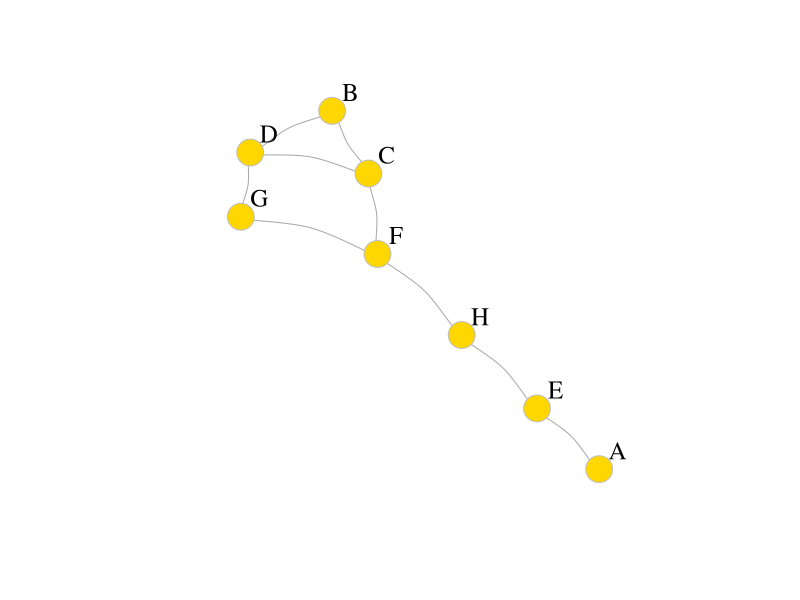
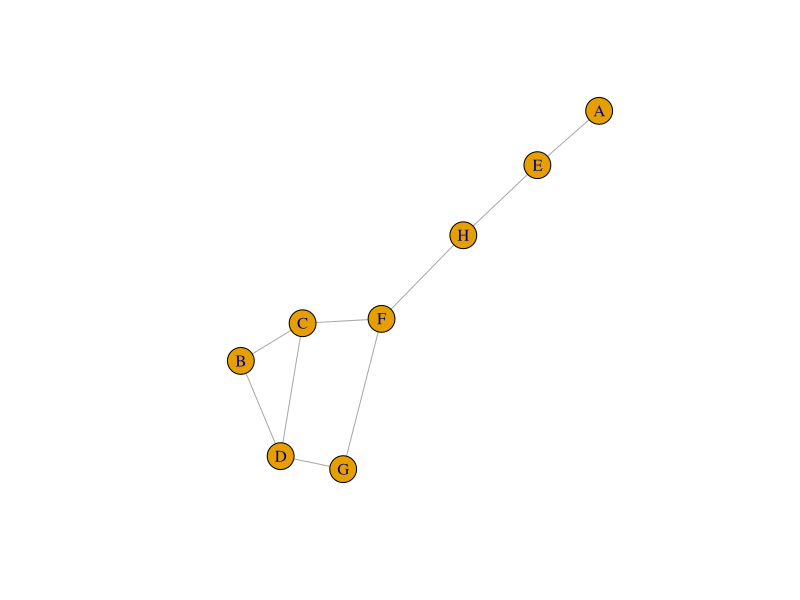
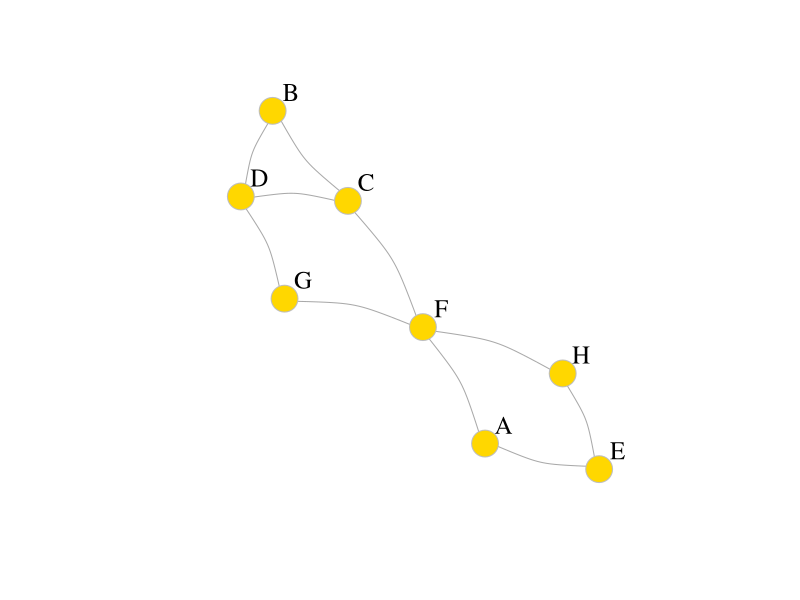
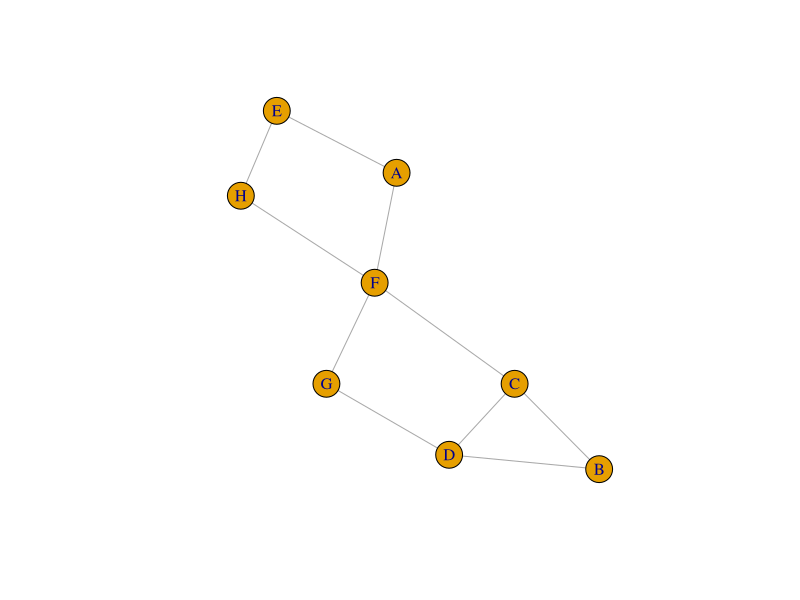
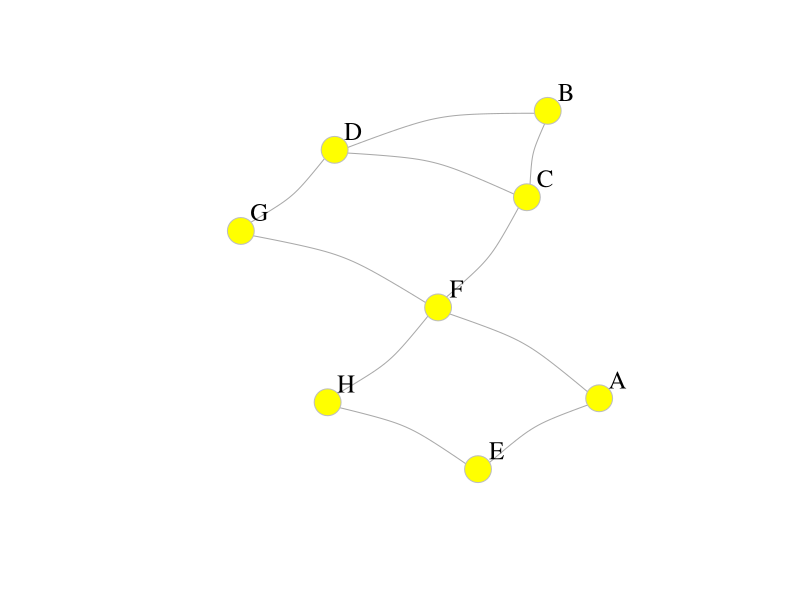
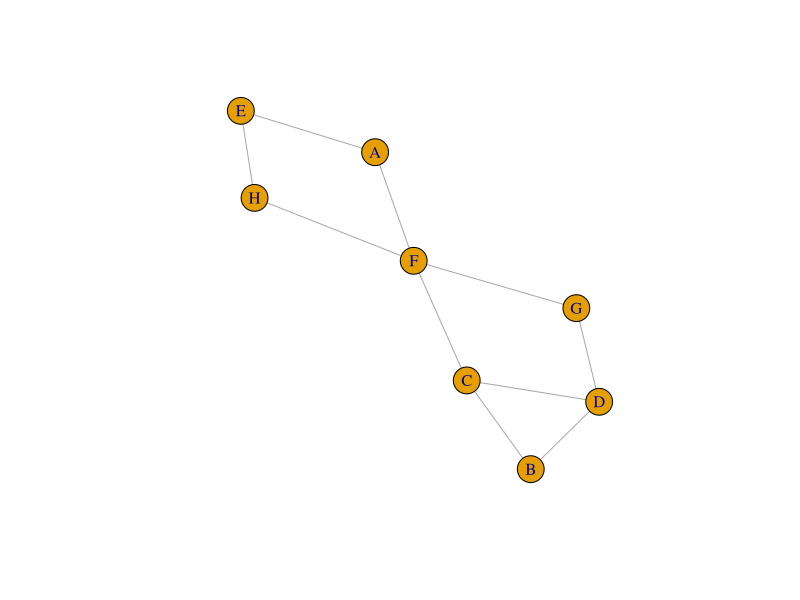
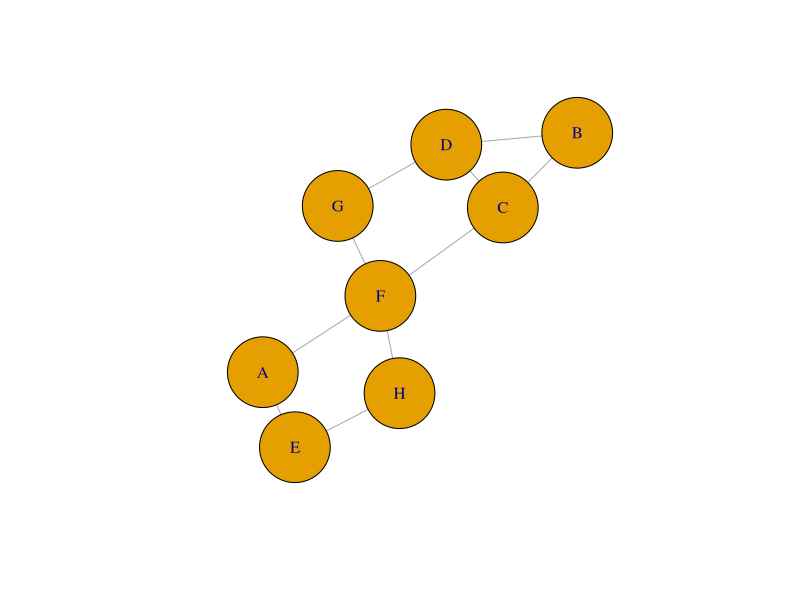
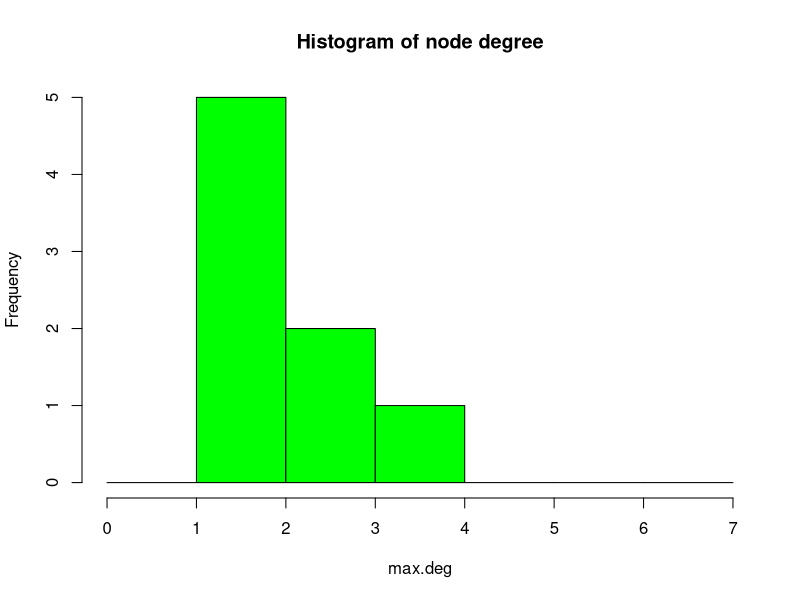

Write R code to recreate these figures, in order.
## ---- chunk 1

library(igraph)          # load a package

## 1 & 2) Enter it as a graph G & connecting nodes A and F
G00 <- graph(edges=c('D','C','G','D','G','F','F','C','D','B','H','F','E','A','H','E',
                   'C','B' ), directed=F) 
plot(G00, vertex.color="gold", vertex.size=15, 
     vertex.frame.color="gray", vertex.label.color="black", 
     vertex.label.cex=1.5, vertex.label.dist=2, edge.curved=0.2)
## ---- chunk 2
plot(G00)
## ---- chunk 3
G <- graph(edges=c('D','C','G','D','G','F','F','C','D','B','H','F','E','A','H','E','F'
                   ,'A','C','B' ), directed=F) 
plot(G, vertex.color="gold", vertex.size=15, 
     vertex.frame.color="gray", vertex.label.color="black", 
     vertex.label.cex=1.5, vertex.label.dist=2, edge.curved=0.2)
## ---- chunk 4
plot(G)
## ---- chunk 5
E(G)
V(G)
## ---- chunk 6
am <- as_adjacency_matrix(G)
## ---- chunk 7
H <- graph_from_adjacency_matrix( am, mode = 'undirected' )
plot(H, vertex.color="yellow", vertex.size=15, 
     vertex.frame.color="gray", vertex.label.color="black", 
     vertex.label.cex=1.5, vertex.label.dist=2, edge.curved=0.2)
## ---- chunk 8
plot(H)
## ---- chunk 9
gorder(G)
gsize(G)
edge_density(G, loops = FALSE)
## ---- chunk 10
max.deg <- degree(G, mode="all")
plot(G, vertex.size=45)
hist(max.deg, breaks=1:vcount(G)-1, main="Histogram of node degree", col='green')
## ---- chunk 11
G0 <- graph(edges=c('C','D','D','G','G','F','C','F','B','D','F','H','A','E','E','H','A'
                   ,'F','B','C' ), directed=TRUE) 
plot(G0)
## ---- chunk 12
E(G0)
V(G0)
## ---- chunk 13
am0 <- as_adjacency_matrix(G0)
## ---- chunk 14
g10 <- graph_from_literal(c-+d:h+-g:g+-c, a-+e-+h+-d+-b-+c)
plot(g10)
## ---- chunk 15
G1 <- simplify(g10, remove.multiple = TRUE, remove.loops = TRUE)
plot(G1)
## ---- chunk 16
max.deg1 <- degree(G1, mode="all")
plot(G1, vertex.size=40)
hist(max.deg1, breaks=1:vcount(G1)-1, main="Histogram of node degree", col = 'orange')
